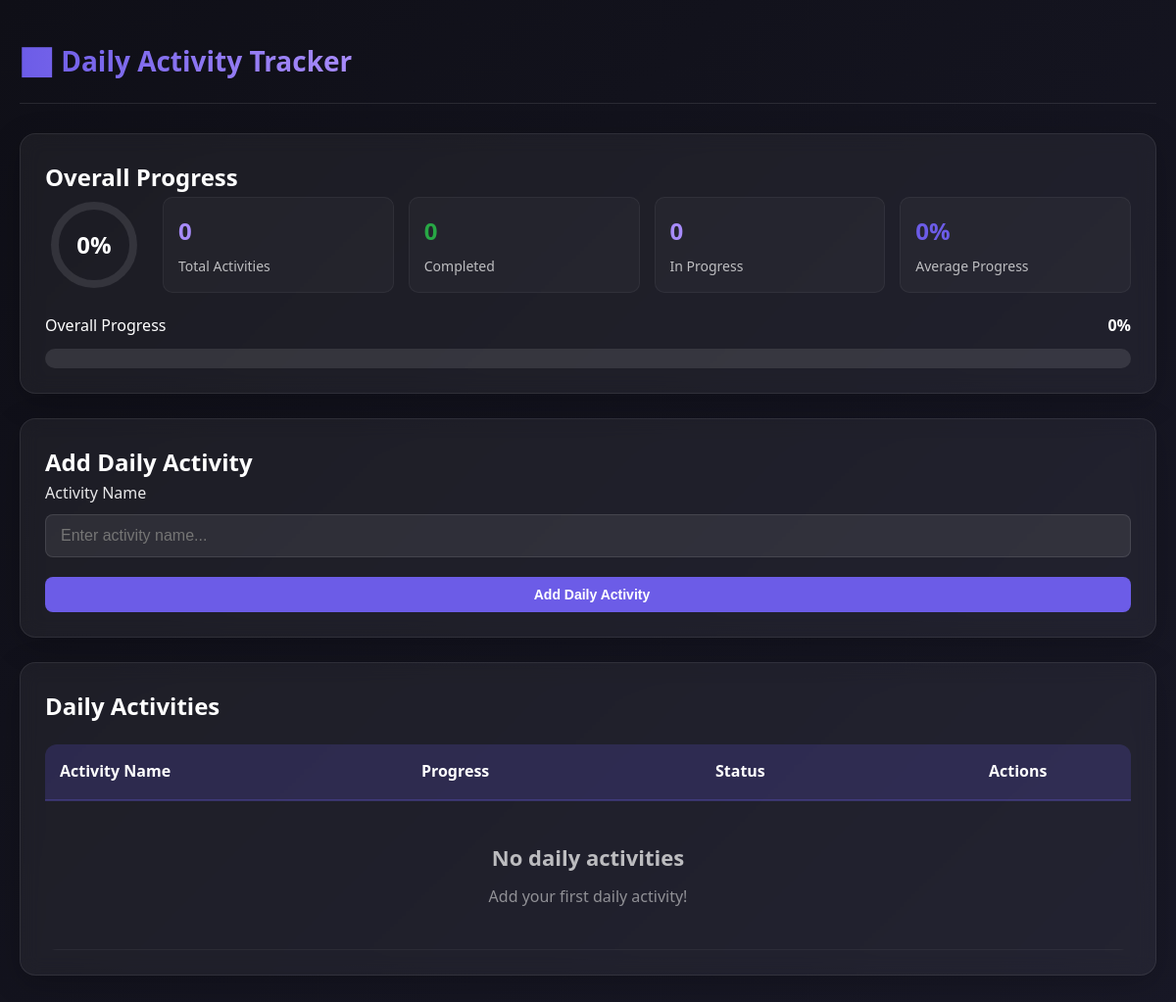
Before: / with the older database file.
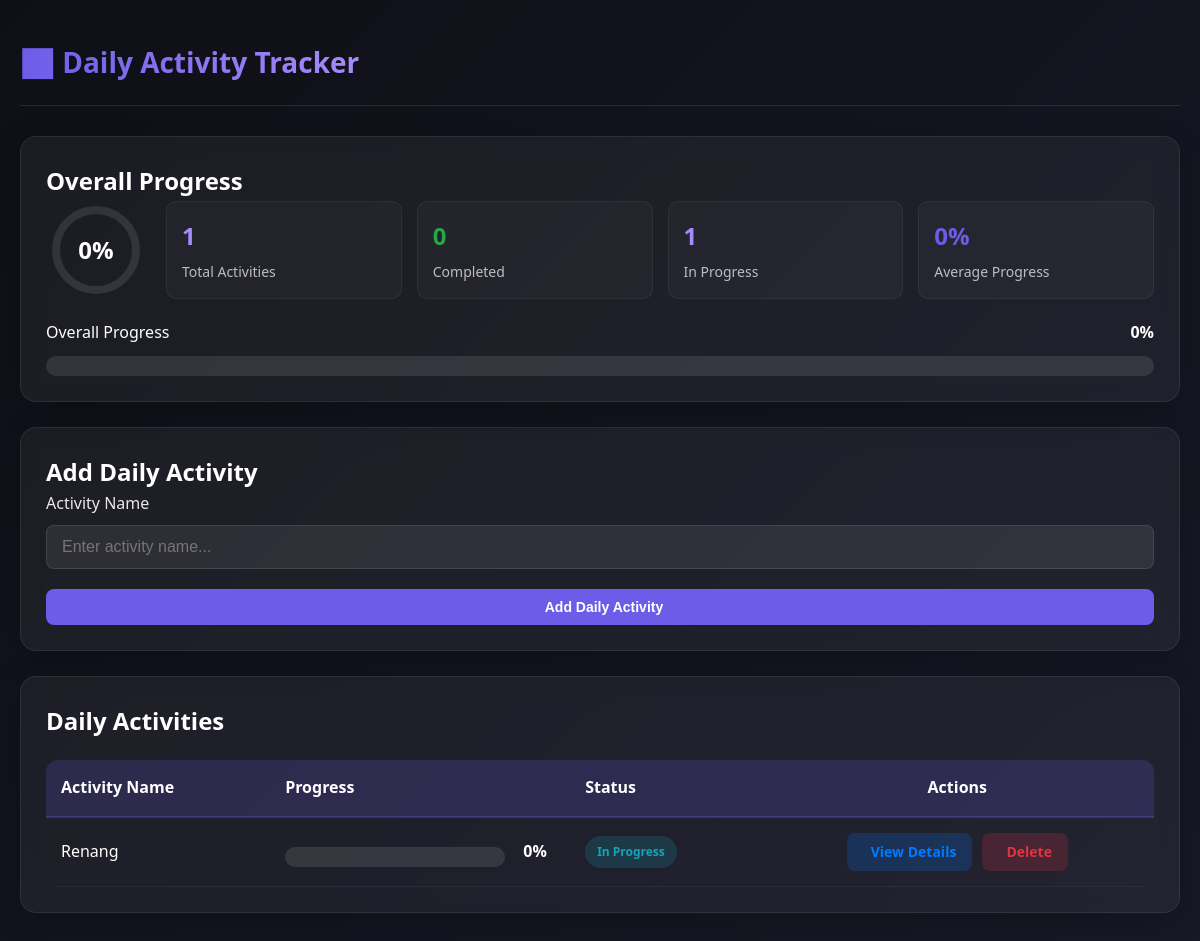
After: the same page with the newer database file.
### tables this page shows
CREATE TABLE `activities` (
  `id` int(11) NOT NULL,
  `name` varchar(255) NOT NULL,
  `progress` int(11) DEFAULT 0,
  `created_at` timestamp NOT NULL DEFAULT current_timestamp(),
  `start_day` varchar(10) DEFAULT 'Senin'
);

### index.php (the view, shortened to what this page needs)
<?php
$db2 = new mysqli("localhost", "root", "", "tracker2");
$data = $db2->query("SELECT * FROM activities");
$totalProgress = 0;
$totalActivities = 0;
$completed = 0;
$overallPercentage = 0;
if ($data && $data->num_rows > 0) {
    $totalActivities = $data->num_rows;
    $data->data_seek(0);
    while ($row = $data->fetch_assoc()) {
        $totalProgress += $row['progress'];
    }
    if ($totalActivities > 0) {
        $overallPercentage = round($totalProgress / $totalActivities, 1);
    }
    $data->data_seek(0);
}
?>
<!DOCTYPE html>
<html lang="id">
<head>
    <link rel="stylesheet" href="style.css">
</head>
<body>
<div class="container">
    <div class="header">
        <h1>📊 Daily Activity Tracker</h1>
    </div>
    <div class="card">
        <h2><i class="fas fa-chart-line"></i> Overall Progress</h2>
        <div class="progress-summary">
            <div class="progress-circle">
                <svg width="100" height="100" viewBox="0 0 100 100">
                    <circle class="circle-bg" cx="50" cy="50" r="40"></circle>
                    <circle class="circle-progress" cx="50" cy="50" r="40"
                            stroke-dasharray="251.2"
                            stroke-dashoffset="<?= 251.2 - ($overallPercentage * 2.512) ?>"></circle>
                </svg>
                <div class="circle-text"><?= $overallPercentage ?>%</div>
            </div>
            <div class="progress-stats">
                <div class="stat-item">
                    <div class="stat-value"><?= $totalActivities ?></div>
                    <div class="stat-label">Total Activities</div>
                </div>
                <div class="stat-item">
                    <div class="stat-value" style="color: #28a745;"><?= $completed ?></div>
                    <div class="stat-label">Completed</div>
                </div>
                <div class="stat-item">
                    <div class="stat-value"><?= $totalActivities > 0 ? $totalActivities - $completed : 0 ?></div>
                    <div class="stat-label">In Progress</div>
                </div>
                <div class="stat-item">
                    <div class="stat-value" style="color: #6c5ce7;"><?= $overallPercentage ?>%</div>
                    <div class="stat-label">Average Progress</div>
                </div>
            </div>
        </div>
        <div style="margin-top: 20px;">
            <div style="display: flex; justify-content: space-between; margin-bottom: 5px;">
                <span style="font-weight: 500;">Overall Progress</span>
                <span style="font-weight: bold;"><?= $overallPercentage ?>%</span>
            </div>
            <div class="progress-container">
            </div>
        </div>
    </div>
    <div class="grid">
        <div class="card">
            <h2><i class="fas fa-plus-circle"></i> Add Daily Activity</h2>
            <form method="POST">
                <div class="form-group">
                    <label><i class="fas fa-tasks"></i> Activity Name</label>
                    <input type="text" name="name" class="form-control" required placeholder="Enter activity name...">
                </div>
                <button type="submit" name="add" class="btn btn-primary" style="width: 100%;">
                    <i class="fas fa-plus"></i> Add Daily Activity
                </button>
            </form>
        </div>
    </div>
    <div class="card">
        <h2><i class="fas fa-list-alt"></i> Daily Activities</h2>
        <div class="table-container">
            <table>
                <thead>
                    <tr>
                        <th>Activity Name</th>
                        <th style="width: 300px;">Progress</th>
                        <th>Status</th>
                        <th style="text-align: center;">Actions</th>
                    </tr>
                </thead>
                <tbody>
                    <?php if ($data && $data->num_rows > 0): ?>
                        <?php while ($row = $data->fetch_assoc()): ?>
                            <tr>
                                <td><?= htmlspecialchars($row['name']) ?></td>
                                <td>
                                    <div style="display: flex; align-items: center; gap: 10px;">
                                        <div class="progress-container" style="flex: 1;">
                                        </div>
                                        <span style="font-weight: bold; min-width: 40px; text-align: center;"><?= $row['progress'] ?>%</span>
                                    </div>
                                </td>
                                <td>
                                    <?php if ($row['progress'] == 100): ?>
                                        <span class="badge badge-done">
                                            <i class="fas fa-check-circle"></i> Completed
                                        </span>
                                    <?php else: ?>
                                        <span class="badge badge-progress">
                                            <i class="fas fa-spinner"></i> In Progress
                                        </span>
                                    <?php endif; ?>
                                </td>
                                <td style="text-align: center;">
                                    <div style="display: flex; gap: 10px; justify-content: center;">
                                        <a href="detail_activity.php?id=<?= $row['id'] ?>" class="btn btn-edit">
                                            <i class="fas fa-eye"></i> View Details
                                        </a>
                                        <a href="?delete=<?= $row['id'] ?>" class="btn btn-delete" onclick="return confirm('Delete this activity?')">
                                            <i class="fas fa-trash"></i> Delete
                                        </a>
                                    </div>
                                </td>
                            </tr>
                        <?php endwhile; ?>
                    <?php else: ?>
                        <tr>
                            <td colspan="4" class="empty-state">
                                <h3 style="margin-bottom: 10px; color: rgba(255,255,255,0.7);">No daily activities</h3>
                                <p>Add your first daily activity!</p>
                            </td>
                        </tr>
                    <?php endif; ?>
                </tbody>
            </table>
        </div>
    </div>
</div>
</body>
</html>

### style.css (style rules this page uses)
* { margin: 0; padding: 0; box-sizing: border-box; }
body { font-family: 'Segoe UI', Tahoma, Geneva, Verdana, sans-serif; background: linear-gradient(135deg, #0f0f17 0%, #181826 100%); color: white; min-height: 100vh; padding: 20px; line-height: 1.6; }
.container { max-width: 1200px; margin: 0 auto; }
.header { display: flex; justify-content: space-between; align-items: center; padding: 20px 0; margin-bottom: 30px; border-bottom: 1px solid rgba(255, 255, 255, 0.1); }
.header h1 { font-size: 28px; background: linear-gradient(90deg, #6c5ce7, #a78bfa); -webkit-background-clip: text; background-clip: text; color: transparent; margin: 0; }
.glass-card, .card { background: rgba(255, 255, 255, 0.05); border-radius: 16px; padding: 25px; margin-bottom: 25px; border: 1px solid rgba(255, 255, 255, 0.08); backdrop-filter: blur(10px); box-shadow: 0 8px 32px rgba(0, 0, 0, 0.2); transition: transform 0.3s, box-shadow 0.3s; }
.progress-summary { display: flex; align-items: center; gap: 20px; }
.progress-circle { position: relative; width: 100px; height: 100px; }
.circle-text { position: absolute; top: 50%; left: 50%; transform: translate(-50%, -50%); font-size: 24px; font-weight: bold; color: white; }
.progress-container { width: 100%; height: 20px; background: rgba(255, 255, 255, 0.1); border-radius: 10px; overflow: hidden; margin-top: 10px; }
.progress-stats { flex: 1; display: grid; grid-template-columns: repeat(auto-fit, minmax(150px, 1fr)); gap: 15px; }
.stat-item { background: rgba(255, 255, 255, 0.03); padding: 15px; border-radius: 10px; border: 1px solid rgba(255, 255, 255, 0.05); }
.stat-value { font-size: 24px; font-weight: bold; margin-bottom: 5px; color: #a78bfa; }
.stat-label { font-size: 14px; color: rgba(255, 255, 255, 0.7); }
.btn { padding: 10px 20px; border-radius: 8px; border: none; font-weight: 600; cursor: pointer; transition: all 0.3s; text-decoration: none; display: inline-flex; align-items: center; justify-content: center; gap: 8px; font-size: 14px; }
.btn-primary { background: #6c5ce7; color: white; }
.btn-edit { background: rgba(0, 123, 255, 0.2); color: #007bff; padding: 8px 16px; }
.btn-delete { background: rgba(220, 53, 69, 0.2); color: #dc3545; padding: 8px 16px; }
.table-container { overflow-x: auto; border-radius: 12px; margin-top: 20px; }
table { width: 100%; border-collapse: collapse; min-width: 600px; }
th { background: rgba(108, 92, 231, 0.2); padding: 15px; text-align: left; font-weight: 600; border-bottom: 2px solid rgba(108, 92, 231, 0.3); }
td { padding: 15px; border-bottom: 1px solid rgba(255, 255, 255, 0.05); }
.form-group { margin-bottom: 20px; }
.form-group label { display: block; margin-bottom: 8px; color: rgba(255, 255, 255, 0.9); font-weight: 500; }
.form-control, .input-line { width: 100%; padding: 12px 15px; background: rgba(255, 255, 255, 0.08); border: 1px solid rgba(255, 255, 255, 0.1); border-radius: 8px; color: white; font-size: 16px; box-sizing: border-box; }
.badge { padding: 6px 12px; border-radius: 20px; font-size: 12px; font-weight: 600; display: inline-block; }
.badge-progress { background: rgba(23, 162, 184, 0.2); color: #17a2b8; }
.grid { display: grid; grid-template-columns: repeat(auto-fit, minmax(300px, 1fr)); gap: 20px; margin-top: 20px; }
.empty-state { text-align: center; padding: 40px; color: rgba(255, 255, 255, 0.5); }
h3 { margin: 0 0 6px 0; font-size: 22px; color: #a78bfa; }

Changed rows visible on the page:
added activities: name "Renang", progress "0", shows "In Progress"
Other visible differences:
$totalActivities: "0" → "1"
$totalActivities - $completed: (not shown) → "1"
text no longer shown: "0 No daily activities Add your first daily activity!"
